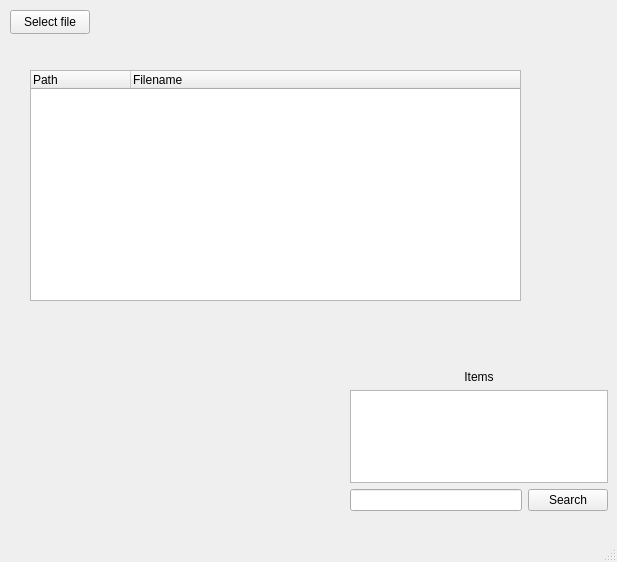
<?xml version="1.0" encoding="UTF-8"?>
<ui version="4.0">
 <class>MainWindow</class>
 <widget class="QMainWindow" name="MainWindow">
  <property name="geometry">
   <rect>
    <x>0</x>
    <y>0</y>
    <width>617</width>
    <height>562</height>
   </rect>
  </property>
  <property name="windowTitle">
   <string>MainWindow</string>
  </property>
  <widget class="QWidget" name="centralwidget">
   <widget class="QWidget" name="verticalLayoutWidget">
    <property name="geometry">
     <rect>
      <x>350</x>
      <y>370</y>
      <width>258</width>
      <height>141</height>
     </rect>
    </property>
    <layout class="QVBoxLayout" name="verticalLayout">
     <item>
      <widget class="QLabel" name="label">
       <property name="sizePolicy">
        <sizepolicy hsizetype="Preferred" vsizetype="Preferred">
         <horstretch>0</horstretch>
         <verstretch>0</verstretch>
        </sizepolicy>
       </property>
       <property name="text">
        <string>Items</string>
       </property>
       <property name="alignment">
        <set>Qt::AlignCenter</set>
       </property>
      </widget>
     </item>
     <item>
      <widget class="QListWidget" name="ItemsStr"/>
     </item>
     <item>
      <layout class="QHBoxLayout" name="horizontalLayout">
       <item>
        <widget class="QLineEdit" name="lineEdit"/>
       </item>
       <item>
        <widget class="QPushButton" name="pushButton">
         <property name="text">
          <string>Search</string>
         </property>
        </widget>
       </item>
      </layout>
     </item>
    </layout>
   </widget>
   <widget class="QPushButton" name="openFile">
    <property name="geometry">
     <rect>
      <x>10</x>
      <y>10</y>
      <width>80</width>
      <height>24</height>
     </rect>
    </property>
    <property name="text">
     <string>Select file</string>
    </property>
   </widget>
   <widget class="QTreeWidget" name="arcFileView">
    <property name="geometry">
     <rect>
      <x>30</x>
      <y>70</y>
      <width>491</width>
      <height>231</height>
     </rect>
    </property>
    <column>
     <property name="text">
      <string>Path</string>
     </property>
    </column>
    <column>
     <property name="text">
      <string>Filename</string>
     </property>
    </column>
   </widget>
  </widget>
  <widget class="QMenuBar" name="menubar">
   <property name="geometry">
    <rect>
     <x>0</x>
     <y>0</y>
     <width>617</width>
     <height>21</height>
    </rect>
   </property>
  </widget>
  <widget class="QStatusBar" name="statusbar"/>
 </widget>
 <resources/>
 <connections/>
</ui>
